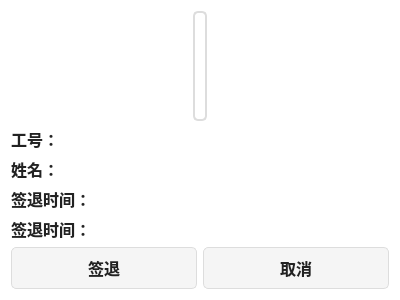
<?xml version="1.0" encoding="UTF-8"?>
<ui version="4.0">
 <class>DialogSignOut</class>
 <widget class="QDialog" name="DialogSignOut">
  <property name="geometry">
   <rect>
    <x>0</x>
    <y>0</y>
    <width>400</width>
    <height>300</height>
   </rect>
  </property>
  <property name="windowTitle">
   <string>签退</string>
  </property>
  <property name="styleSheet">
   <string notr="true">QDialog {
    background-color: #ffffff;
    font-family: "Segoe UI", sans-serif;
}
QLabel {
    color: #222222; /* 更深的字体颜色 */
    font-size: 16px; /* 字体大小 */
    font-weight: bold; /* 保留加粗 */
}
QPushButton {
    background-color: #f5f5f5;
    color: #222222; /* 更深的字体颜色 */
    border: 1px solid #dddddd;
    border-radius: 5px;
    padding: 8px 15px;
    font-size: 16px; /* 字体大小 */
    font-weight: bold; /* 保留加粗 */
}
QPushButton:hover {
    background-color: #e0e0e0;
}
QPushButton:pressed {
    background-color: #d0d0d0;
}</string>
  </property>
  <layout class="QGridLayout" name="gridLayout">
   <item row="0" column="0">
    <layout class="QVBoxLayout" name="verticalLayout_2">
     <item>
      <layout class="QHBoxLayout" name="horizontalLayout_2">
       <item>
        <spacer name="horizontalSpacer">
         <property name="orientation">
          <enum>Qt::Horizontal</enum>
         </property>
         <property name="sizeHint" stdset="0">
          <size>
           <width>40</width>
           <height>20</height>
          </size>
         </property>
        </spacer>
       </item>
       <item>
        <widget class="QLabel" name="labelPhoto">
         <property name="text">
          <string/>
         </property>
         <property name="styleSheet">
          <string notr="true">border: 2px solid #dddddd; border-radius: 5px;</string>
         </property>
        </widget>
       </item>
       <item>
        <spacer name="horizontalSpacer_2">
         <property name="orientation">
          <enum>Qt::Horizontal</enum>
         </property>
         <property name="sizeHint" stdset="0">
          <size>
           <width>40</width>
           <height>20</height>
          </size>
         </property>
        </spacer>
       </item>
      </layout>
     </item>
    </layout>
   </item>
   <item row="1" column="0">
    <layout class="QVBoxLayout" name="verticalLayout">
     <item>
      <widget class="QLabel" name="labelNo">
       <property name="font">
        <font>
         <family>仿宋</family>
         <pointsize>14</pointsize>
         <weight>75</weight> <!-- 保留加粗 -->
        </font>
       </property>
       <property name="text">
        <string>工号：</string>
       </property>
      </widget>
     </item>
     <item>
      <widget class="QLabel" name="labelName">
       <property name="font">
        <font>
         <family>仿宋</family>
         <pointsize>14</pointsize>
         <weight>75</weight> <!-- 保留加粗 -->
        </font>
       </property>
       <property name="text">
        <string>姓名：</string>
       </property>
      </widget>
     </item>
     <item>
      <widget class="QLabel" name="labelDate">
       <property name="font">
        <font>
         <family>仿宋</family>
         <pointsize>14</pointsize>
         <weight>75</weight> <!-- 保留加粗 -->
        </font>
       </property>
       <property name="text">
        <string>签退时间：</string>
       </property>
      </widget>
     </item>
     <item>
      <widget class="QLabel" name="labelTime">
       <property name="font">
        <font>
         <family>仿宋</family>
         <pointsize>14</pointsize>
         <weight>75</weight> <!-- 保留加粗 -->
        </font>
       </property>
       <property name="text">
        <string>签退时间：</string>
       </property>
      </widget>
     </item>
    </layout>
   </item>
   <item row="2" column="0">
    <layout class="QHBoxLayout" name="horizontalLayout_3">
     <item>
      <widget class="QPushButton" name="BtnOk">
       <property name="font">
        <font>
         <family>仿宋</family>
         <pointsize>14</pointsize>
         <weight>75</weight> <!-- 保留加粗 -->
        </font>
       </property>
       <property name="text">
        <string>签退</string>
       </property>
       <property name="icon">
        <iconset resource="src.qrc">
         <normaloff>:/icon/ok.png</normaloff>:/icon/ok.png</iconset>
       </property>
      </widget>
     </item>
     <item>
      <widget class="QPushButton" name="BtnCancel">
       <property name="font">
        <font>
         <family>仿宋</family>
         <pointsize>14</pointsize>
         <weight>75</weight> <!-- 保留加粗 -->
        </font>
       </property>
       <property name="text">
        <string>取消</string>
       </property>
       <property name="icon">
        <iconset resource="src.qrc">
         <normaloff>:/icon/取消.png</normaloff>:/icon/取消.png</iconset>
       </property>
      </widget>
     </item>
    </layout>
   </item>
  </layout>
 </widget>
 <resources>
  <include location="src.qrc"/>
 </resources>
 <connections/>
</ui>
